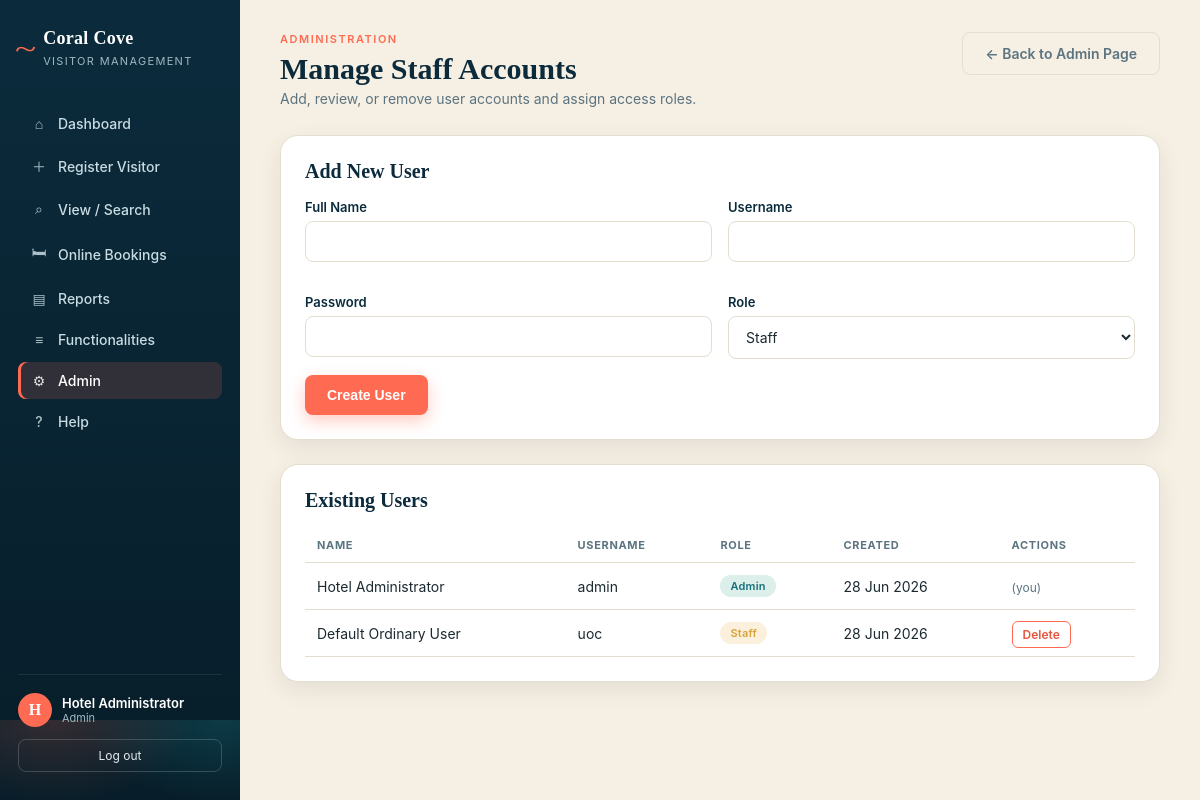
/admin_users.php (signed in), run on the app's committed database.
### tables this page shows
CREATE TABLE IF NOT EXISTS users (
    user_id       INT AUTO_INCREMENT PRIMARY KEY,
    full_name     VARCHAR(100)        NOT NULL,
    username      VARCHAR(50)         NOT NULL UNIQUE,
    password_hash VARCHAR(255)        NOT NULL,
    role          ENUM('admin','staff') NOT NULL DEFAULT 'staff',
    created_at    TIMESTAMP DEFAULT CURRENT_TIMESTAMP
);

### auth.php (called while the page is built, shortened)
<?php
function current_user() {
    return [
        'id'   => $_SESSION['user_id']   ?? null,
        'name' => $_SESSION['full_name'] ?? '',
        'role' => $_SESSION['role']      ?? '',
    ];
}

### admin_users.php (the view, shortened to what this page needs)
<?php
require_once __DIR__ . '/includes/auth.php';
$users = $pdo->query("SELECT * FROM users ORDER BY created_at DESC")->fetchAll();
include __DIR__ . '/includes/header.php';
?>
<div class="page-head">
  <div>
    <span class="eyebrow">Administration</span>
    <h1>Manage Staff Accounts</h1>
    <p>Add, review, or remove user accounts and assign access roles.</p>
  </div>
  <a href="admin.php" class="btn btn-ghost">← Back to Admin Page</a>
</div>
<div class="card">
  <h2>Add New User</h2>
  <form method="POST" action="admin_users.php">
    <div class="form-grid">
      <div class="form-group">
        <label>Full Name</label>
        <input type="text" name="full_name" required>
      </div>
      <div class="form-group">
        <label>Username</label>
        <input type="text" name="username" required>
      </div>
      <div class="form-group">
        <label>Password</label>
        <input type="password" name="password" required>
      </div>
      <div class="form-group">
        <label>Role</label>
        <select name="role">
          <option value="staff">Staff</option>
        </select>
      </div>
    </div>
    <button type="submit" name="add_user" class="btn btn-primary">Create User</button>
  </form>
</div>
<div class="card">
  <h2>Existing Users</h2>
  <table>
    <thead><tr><th>Name</th><th>Username</th><th>Role</th><th>Created</th><th>Actions</th></tr></thead>
    <tbody>
      <?php foreach ($users as $u): ?>
      <tr>
        <td><?= htmlspecialchars($u['full_name']) ?></td>
        <td><?= htmlspecialchars($u['username']) ?></td>
        <td><span class="badge <?= $u['role']==='admin'?'checkedin':'pending' ?>"><?= htmlspecialchars(ucfirst($u['role'])) ?></span></td>
        <td><?= date('d M Y', strtotime($u['created_at'])) ?></td>
        <td class="row-actions">
          <?php if ((int)$u['user_id'] !== (int)current_user()['id']): ?>
            <a href="admin_users.php?delete=<?= $u['user_id'] ?>" class="delete confirm-delete">Delete</a>
          <?php else: ?>
            <span style="color:var(--muted); font-size:12px;">(you)</span>
          <?php endif; ?>
        </td>
      </tr>
      <?php endforeach; ?>
    </tbody>
  </table>
</div>
<?php include __DIR__ . '/includes/footer.php'; ?>

### header.php (shortened to what this page needs)
<?php
require_once __DIR__ . '/auth.php';
$u = current_user();
$current_page = basename($_SERVER['PHP_SELF']);
?>
<!DOCTYPE html>
<html lang="en">
<head>
<link rel="stylesheet" href="assets/css/style.css">
</head>
<body>
<div class="app-shell">
  <aside class="sidebar">
    <div class="brand">
      <span class="brand-wave">~</span>
      <div class="brand-text">
        <strong>Coral Cove</strong>
        <small>Visitor Management</small>
      </div>
    </div>
    <nav class="nav-links">
      <a href="dashboard.php" class="<?= $current_page=='dashboard.php'?'active':'' ?>"><span class="ico">⌂</span> Dashboard</a>
      <a href="register_visitor.php" class="<?= $current_page=='register_visitor.php'?'active':'' ?>"><span class="ico">＋</span> Register Visitor</a>
      <a href="visitors.php" class="<?= $current_page=='visitors.php'?'active':'' ?>"><span class="ico">⌕</span> View / Search</a>
      <a href="bookings.php" class="<?= $current_page=='bookings.php'?'active':'' ?>"><span class="ico">🛏</span> Online Bookings</a>
      <a href="reports.php" class="<?= $current_page=='reports.php'?'active':'' ?>"><span class="ico">▤</span> Reports</a>
      <a href="functionalities.php" class="<?= $current_page=='functionalities.php'?'active':'' ?>"><span class="ico">≡</span> Functionalities</a>
      <?php if ($u['role'] === 'admin'): ?>
      <a href="admin.php" class="<?= ($current_page=='admin.php'||$current_page=='admin_users.php')?'active':'' ?>"><span class="ico">⚙</span> Admin</a>
      <?php endif; ?>
      <a href="help.php" class="<?= $current_page=='help.php'?'active':'' ?>"><span class="ico">?</span> Help</a>
    </nav>
    <div class="sidebar-footer">
      <div class="user-chip">
        <div class="avatar"><?= htmlspecialchars(strtoupper(substr($u['name'] ?: 'U',0,1))) ?></div>
        <div>
          <div class="user-name"><?= htmlspecialchars($u['name']) ?></div>
          <div class="user-role"><?= htmlspecialchars(ucfirst($u['role'])) ?></div>
        </div>
      </div>
      <a href="logout.php" class="logout-link">Log out</a>
    </div>
  </aside>
  <main class="main-area">

### data on the page
users: full_name "H", full_name "Hotel Administrator", role "Admin", username "admin", created_at "28 Jun 2026", shows "(you)"
users: full_name "Default Ordinary User", username "uoc", role "Staff", created_at "28 Jun 2026"
